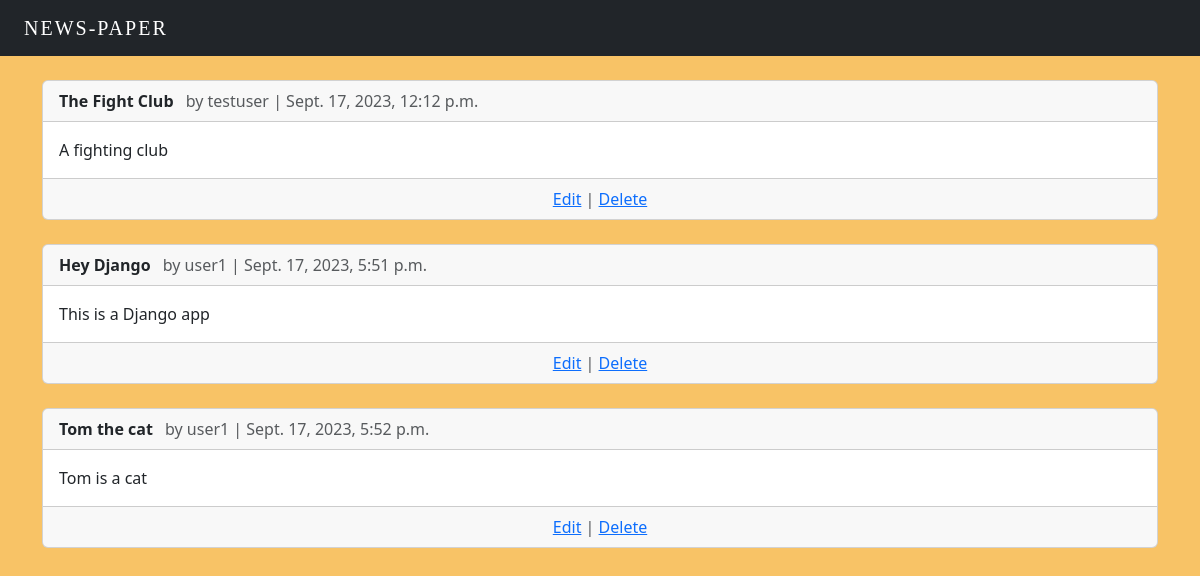
Page /news/ on the committed database.
### news/models.py (models this page shows, shortened)
class News(models.Model):
    title = models.CharField(max_length = 255)
    body = models.TextField()
    date = models.DateTimeField(auto_now_add=True)
    author = models.ForeignKey(get_user_model(), on_delete= models.CASCADE,)

### users/models.py (models this page shows)
class CustomUser(AbstractUser):
    age = models.PositiveIntegerField(null = True, blank = True)

### news/views.py (the view)
# urls.py: path('', NewsListView.as_view(), name = 'news_list'),
class NewsListView(ListView):
    model= News
    template_name = 'news_list.html'

### news/templates/news_list.html (shortened to what this page needs)
{% extends 'base.html' %}
{% block content %}
<body class = "body-color">
    {% for news in object_list %}
    <div class="card">
        <div class="card-header">
            <span class="fw-bold">
                {{news.title}}
            </span>
            <span class="text-muted mx-2">
              by  {{news.author}} | {{news.date}}
            </span>
        </div>
        <div class="card-body">
            {{news.body}}
        </div>
        <div class="card-footer text-center text-muted">
            <a href="{% url 'news_edit' news.pk %}">Edit</a> |
            <a href="{% url 'news_delete' news.pk %}">Delete</a>
        </div>
    </div>
    <br />
{% endfor %}
</body>
{% endblock content %}

### users/templates/base.html (shortened to what this page needs)
{% load static %}
<!DOCTYPE html>
<html lang="en">
<head>
  <link rel="stylesheet" href="{% static 'css/styles.css' %}">
  <link href="https://cdn.jsdelivr.net/npm/bootstrap@5.3.2/dist/css/bootstrap.min.css" rel="stylesheet">
</head>
<body>
  <nav class="navbar navbar-expand-md navbar-dark bg-dark mb-4">
    <a class="navbar-brand px-4" href = "{% url 'home' %}">NEWS-PAPER</a>
  </nav>
  <div class="container">
    {% block content %}
    {% endblock content %}
  </div>
</body>
</html>

### users/static/css/styles.css (style rules this page uses)
.navbar-brand { font-family: 'Caveat', cursive; font-size: 48; letter-spacing: 2px; }
.body-color { background-color:#f8c366; }

### rows in the picture
News: title "The Fight Club", author "testuser", date "Sept. 17, 2023, 12:12 p.m.", body "A fighting club"
News: title "Hey Django", author "user1", date "Sept. 17, 2023, 5:51 p.m.", body "This is a Django app"
News: title "Tom the cat", author "user1", date "Sept. 17, 2023, 5:52 p.m.", body "Tom is a cat"
